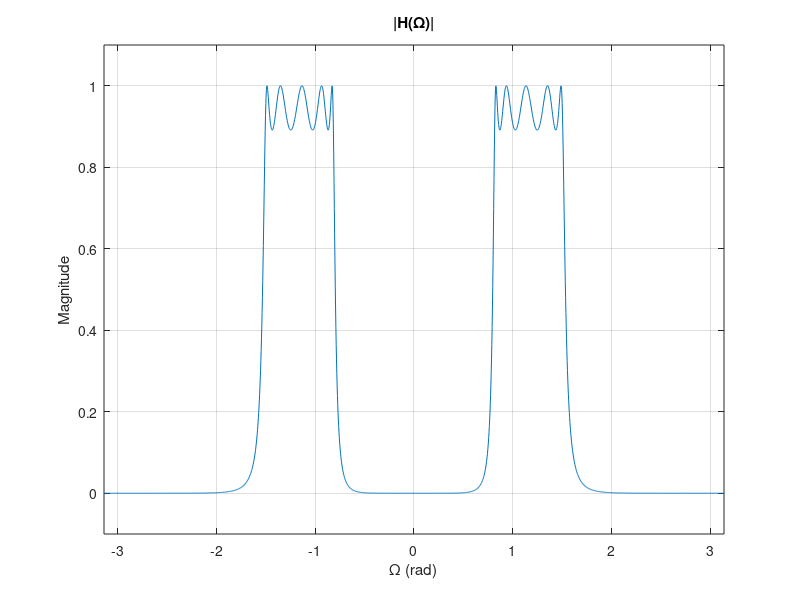

This figure's MATLAB source:
% Script: mexdt_8_9.m
Rp = 1;
As = 25;
F1 = 0.1;
F2 = 0.13;
F3 = 0.24;
F4 = 0.27;
N = cheb1ord([2*F2,2*F3],[2*F1,2*F4],Rp,As)
[numz,denz] = cheby1(N,Rp,[2*F2,2*F3])
Omg = [-1:0.001:1]*pi;
H = freqz(numz,denz,Omg);
plot(Omg,abs(H)); grid;
axis([-pi,pi,-0.1,1.1]);
title('|H(\Omega)|');
xlabel('\Omega (rad)');
ylabel('Magnitude');
